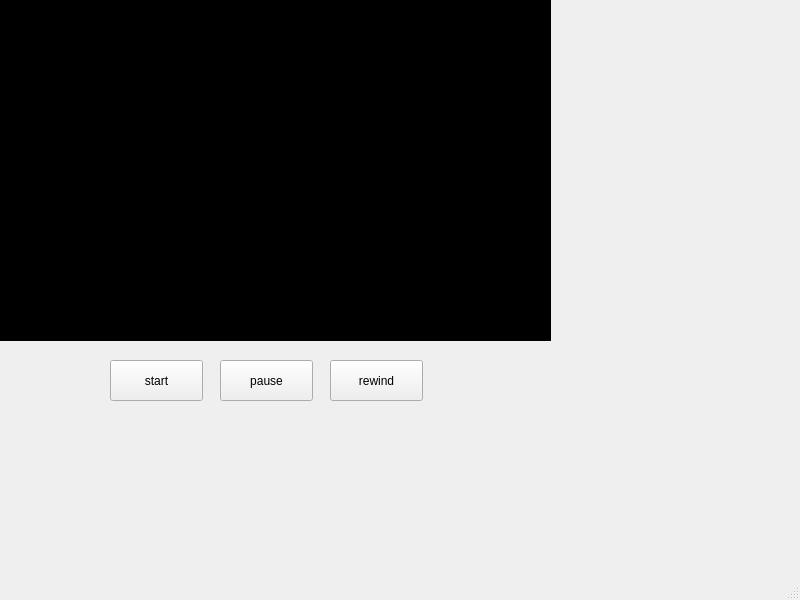
<?xml version="1.0" encoding="UTF-8"?>
<ui version="4.0">
 <class>MainWindow</class>
 <widget class="QMainWindow" name="MainWindow">
  <property name="geometry">
   <rect>
    <x>0</x>
    <y>0</y>
    <width>800</width>
    <height>600</height>
   </rect>
  </property>
  <property name="windowTitle">
   <string>MainWindow</string>
  </property>
  <widget class="QWidget" name="centralwidget">
   <widget class="Qgraph" name="graph_1" native="true">
    <property name="geometry">
     <rect>
      <x>0</x>
      <y>0</y>
      <width>551</width>
      <height>341</height>
     </rect>
    </property>
    <property name="mouseTracking">
     <bool>false</bool>
    </property>
    <property name="autoFillBackground">
     <bool>false</bool>
    </property>
    <property name="styleSheet">
     <string notr="true">background-color: black</string>
    </property>
   </widget>
   <widget class="QPushButton" name="startBtn">
    <property name="geometry">
     <rect>
      <x>110</x>
      <y>360</y>
      <width>93</width>
      <height>41</height>
     </rect>
    </property>
    <property name="cursor">
     <cursorShape>PointingHandCursor</cursorShape>
    </property>
    <property name="text">
     <string>start</string>
    </property>
   </widget>
   <widget class="QPushButton" name="pauseBtn">
    <property name="geometry">
     <rect>
      <x>220</x>
      <y>360</y>
      <width>93</width>
      <height>41</height>
     </rect>
    </property>
    <property name="cursor">
     <cursorShape>PointingHandCursor</cursorShape>
    </property>
    <property name="text">
     <string>pause</string>
    </property>
   </widget>
   <widget class="QPushButton" name="rewindBtn">
    <property name="geometry">
     <rect>
      <x>330</x>
      <y>360</y>
      <width>93</width>
      <height>41</height>
     </rect>
    </property>
    <property name="cursor">
     <cursorShape>PointingHandCursor</cursorShape>
    </property>
    <property name="styleSheet">
     <string notr="true"/>
    </property>
    <property name="text">
     <string>rewind</string>
    </property>
    <property name="iconSize">
     <size>
      <width>10</width>
      <height>7</height>
     </size>
    </property>
   </widget>
  </widget>
  <widget class="QMenuBar" name="menubar">
   <property name="geometry">
    <rect>
     <x>0</x>
     <y>0</y>
     <width>800</width>
     <height>26</height>
    </rect>
   </property>
  </widget>
  <widget class="QStatusBar" name="statusbar"/>
 </widget>
 <customwidgets>
  <customwidget>
   <class>Qgraph</class>
   <extends>QWidget</extends>
   <header>QtGraphWidget.h</header>
   <container>1</container>
  </customwidget>
 </customwidgets>
 <resources/>
 <connections/>
</ui>
